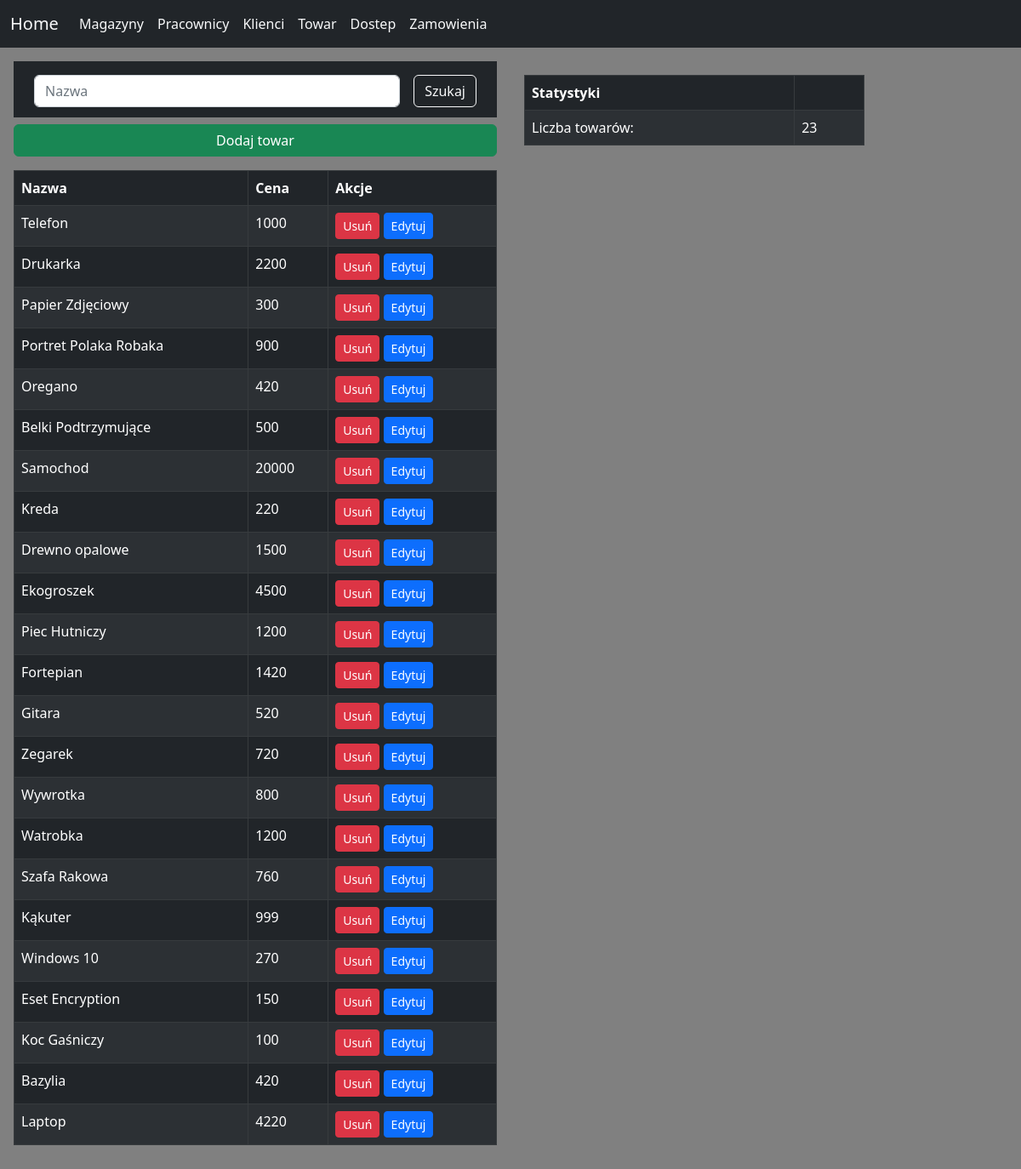
/towar, run on the app's committed database.
### modelss/models.py (models this page shows)
class Towar(Base):
    __tablename__ = 'Towar'
    id_towaru = Column(Integer, primary_key=True)
    nazwa = Column(String(100), nullable=False)
    cena = Column(Integer, nullable=False)

### main.py (the view)
@app.route("/towar")
def towar():
    return render_template("towar.html", towary=show_towar(), liczba_towarow=count_towary())

### modelss/db_tools.py (called while the page is built)
def show_towar():
    towar = session.query(Towar).all()
    return towar

def count_towary():
    liczba_towarow = session.query(Towar).count()
    return liczba_towarow

### templates/towar.html (shortened to what this page needs)
{% extends "base.html" %}
{% block content %}
<div class="container">
    <div class="col w-50 p-3 position-absolute top-10 start-0">
        <div class="bg-dark p-1">
            <div class="container mt-1">
                <form class="d-flex" id="searchForm" method="POST" action="/search_towar">
                    <input class="form-control d-inline m-2" type="search" name="search_name" placeholder="Nazwa" aria-label="Nazwa">
                    <button class="btn btn-outline-light m-2" type="submit">Szukaj</button>
                </form>
            </div>
        </div>
        <div class="d-grid gap-2">
            <button type="button" class="btn btn-success mt-2" data-bs-toggle="modal" data-bs-target="#addTowarModal">Dodaj towar</button>
        </div>
        <table class="table table-striped table-bordered table-dark p-3 mt-3 bg-body rounded">
            <thead>
                <tr>
                    <th scope="col">Nazwa</th>
                    <th scope="col">Cena</th>
                    <th scope="col">Akcje</th>
                </tr>
            </thead>
            <tbody>
                {% for towar in towary %}
                <tr>
                    <td>{{ towar.nazwa }}</td>
                    <td>{{ towar.cena }}</td>
                    <td>
                        <div class="d-flex">
                            <form method="POST" action="/delete_towar/{{ towar.id_towaru }}">
                                <button type="submit" class="btn btn-danger btn-sm">Usuń</button>
                                <button type="button" class="btn btn-primary btn-sm" data-bs-toggle="modal" data-bs-target="#exampleModal{{ towar.id_towaru }}">Edytuj</button>
                            </form>
                        </div>
                    </td>
                </tr>
                {% endfor %}
            </tbody>
        </table>
    </div>
    <div class="col w-50 p-3 position-absolute top-10 start-50 ">
        <div class="custom-table-responsive">
                <table class="table table-striped table-bordered table-dark p-3 mt-3 bg-body rounded">
                    <thead>
                        <tr>
                            <th scope="col">Statystyki</th>
                            <th scope="col"></th>
                        </tr>
                    </thead>
                    <tbody>
                        <tr>
                            <td>Liczba towarów:</td>
                            <td>{{ liczba_towarow }}</td>
                        </tr>
                    </tbody>
                </table>
            </div>
    </div>
</div>
{% endblock %}

### static/styl.css (style rules this page uses)
.custom-table-responsive { width: 400px; position: fixed; }

### data on the page
Towar: nazwa "Telefon", cena "1000"
Towar: nazwa "Drukarka", cena "2200"
Towar: nazwa "Papier Zdjęciowy", cena "300"
Towar: nazwa "Portret Polaka Robaka", cena "900"
Towar: nazwa "Oregano", cena "420"
Towar: nazwa "Belki Podtrzymujące", cena "500"
Towar: nazwa "Samochod", cena "20000"
Towar: nazwa "Kreda", cena "220"
Towar: nazwa "Drewno opalowe", cena "1500"
Towar: nazwa "Ekogroszek", cena "4500"
Towar: nazwa "Piec Hutniczy", cena "1200"
Towar: nazwa "Fortepian", cena "1420"
Towar: nazwa "Gitara", cena "520"
Towar: nazwa "Zegarek", cena "720"
Towar: nazwa "Wywrotka", cena "800"
Towar: nazwa "Watrobka", cena "1200"
Towar: nazwa "Szafa Rakowa", cena "760"
Towar: nazwa "Kąkuter", cena "999"
Towar: nazwa "Windows 10", cena "270"
Towar: nazwa "Eset Encryption", cena "150"
Towar: nazwa "Koc Gaśniczy", cena "100"
Towar: nazwa "Bazylia", cena "420"
Towar: nazwa "Laptop", cena "4220"

### other printed values
{{ liczba_towarow }} "23"
